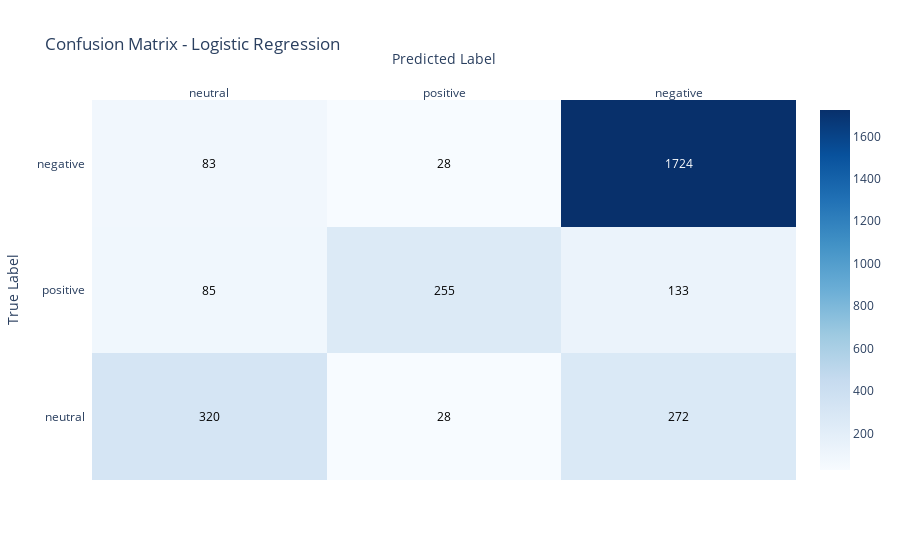
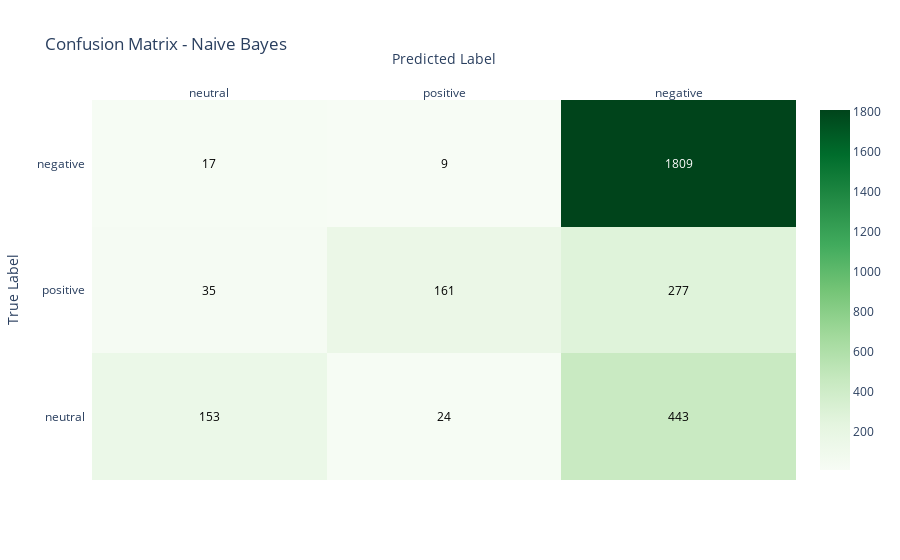

These figures' notebook cell, in order:
### Code cell
#creating confusion matrices
# Ensure labels are list type (not numpy arrays)
labels = list(y_test.unique())

#logistic regression confusion matrix
cm_lr = confusion_matrix(y_test, y_pred, labels=labels)

fig_lr = ff.create_annotated_heatmap(
    z=cm_lr,
    x=labels,
    y=labels,
    colorscale='Blues',
    showscale=True,
    annotation_text=cm_lr.astype(str)
)
fig_lr.update_layout(
    title="Confusion Matrix - Logistic Regression",
    xaxis_title="Predicted Label",
    yaxis_title="True Label"
)
fig_lr.show()

#naive bayes confusion matrix
cm_nb = confusion_matrix(y_test, y_pred_nb, labels=labels)

fig_nb = ff.create_annotated_heatmap(
    z=cm_nb,
    x=labels,
    y=labels,
    colorscale='Greens',
    showscale=True,
    annotation_text=cm_nb.astype(str)
)
fig_nb.update_layout(
    title="Confusion Matrix - Naive Bayes",
    xaxis_title="Predicted Label",
    yaxis_title="True Label"
)
fig_nb.show()

### Figure 1 — Plotly figure (JSON) as saved in the notebook; plotly's stock layout.template omitted (floating-point values rounded to 4 significant figures)
{"data": [{"colorscale": [[0, "rgb(247,251,255)"], [0.125, "rgb(222,235,247)"], [0.25, "rgb(198,219,239)"], [0.375, "rgb(158,202,225)"], [0.5, "rgb(107,174,214)"], [0.625, "rgb(66,146,198)"], [0.75, "rgb(33,113,181)"], [0.875, "rgb(8,81,156)"], [1, "rgb(8,48,107)"]], "reversescale": false, "showscale": true, "type": "heatmap", "x": ["neutral", "positive", "negative"], "y": ["neutral", "positive", "negative"], "z": [[320, 28, 272], [85, 255, 133], [83, 28, 1724]]}], "layout": {"annotations": [{"font": {"color": "#000000"}, "showarrow": false, "text": "320", "x": "neutral", "xref": "x", "y": "neutral", "yref": "y"}, {"font": {"color": "#000000"}, "showarrow": false, "text": "28", "x": "positive", "xref": "x", "y": "neutral", "yref": "y"}, {"font": {"color": "#000000"}, "showarrow": false, "text": "272", "x": "negative", "xref": "x", "y": "neutral", "yref": "y"}, {"font": {"color": "#000000"}, "showarrow": false, "text": "85", "x": "neutral", "xref": "x", "y": "positive", "yref": "y"}, {"font": {"color": "#000000"}, "showarrow": false, "text": "255", "x": "positive", "xref": "x", "y": "positive", "yref": "y"}, {"font": {"color": "#000000"}, "showarrow": false, "text": "133", "x": "negative", "xref": "x", "y": "positive", "yref": "y"}, {"font": {"color": "#000000"}, "showarrow": false, "text": "83", "x": "neutral", "xref": "x", "y": "negative", "yref": "y"}, {"font": {"color": "#000000"}, "showarrow": false, "text": "28", "x": "positive", "xref": "x", "y": "negative", "yref": "y"}, {"font": {"color": "#FFFFFF"}, "showarrow": false, "text": "1724", "x": "negative", "xref": "x", "y": "negative", "yref": "y"}], "title": {"text": "Confusion Matrix - Logistic Regression"}, "xaxis": {"dtick": 1, "gridcolor": "rgb(0, 0, 0)", "side": "top", "ticks": "", "title": {"text": "Predicted Label"}}, "yaxis": {"dtick": 1, "ticks": "", "ticksuffix": "  ", "title": {"text": "True Label"}}}}

### Figure 2 — Plotly figure (JSON) as saved in the notebook; plotly's stock layout.template omitted (floating-point values rounded to 4 significant figures)
{"data": [{"colorscale": [[0, "rgb(247,252,245)"], [0.125, "rgb(229,245,224)"], [0.25, "rgb(199,233,192)"], [0.375, "rgb(161,217,155)"], [0.5, "rgb(116,196,118)"], [0.625, "rgb(65,171,93)"], [0.75, "rgb(35,139,69)"], [0.875, "rgb(0,109,44)"], [1, "rgb(0,68,27)"]], "reversescale": false, "showscale": true, "type": "heatmap", "x": ["neutral", "positive", "negative"], "y": ["neutral", "positive", "negative"], "z": [[153, 24, 443], [35, 161, 277], [17, 9, 1809]]}], "layout": {"annotations": [{"font": {"color": "#000000"}, "showarrow": false, "text": "153", "x": "neutral", "xref": "x", "y": "neutral", "yref": "y"}, {"font": {"color": "#000000"}, "showarrow": false, "text": "24", "x": "positive", "xref": "x", "y": "neutral", "yref": "y"}, {"font": {"color": "#000000"}, "showarrow": false, "text": "443", "x": "negative", "xref": "x", "y": "neutral", "yref": "y"}, {"font": {"color": "#000000"}, "showarrow": false, "text": "35", "x": "neutral", "xref": "x", "y": "positive", "yref": "y"}, {"font": {"color": "#000000"}, "showarrow": false, "text": "161", "x": "positive", "xref": "x", "y": "positive", "yref": "y"}, {"font": {"color": "#000000"}, "showarrow": false, "text": "277", "x": "negative", "xref": "x", "y": "positive", "yref": "y"}, {"font": {"color": "#000000"}, "showarrow": false, "text": "17", "x": "neutral", "xref": "x", "y": "negative", "yref": "y"}, {"font": {"color": "#000000"}, "showarrow": false, "text": "9", "x": "positive", "xref": "x", "y": "negative", "yref": "y"}, {"font": {"color": "#FFFFFF"}, "showarrow": false, "text": "1809", "x": "negative", "xref": "x", "y": "negative", "yref": "y"}], "title": {"text": "Confusion Matrix - Naive Bayes"}, "xaxis": {"dtick": 1, "gridcolor": "rgb(0, 0, 0)", "side": "top", "ticks": "", "title": {"text": "Predicted Label"}}, "yaxis": {"dtick": 1, "ticks": "", "ticksuffix": "  ", "title": {"text": "True Label"}}}}
